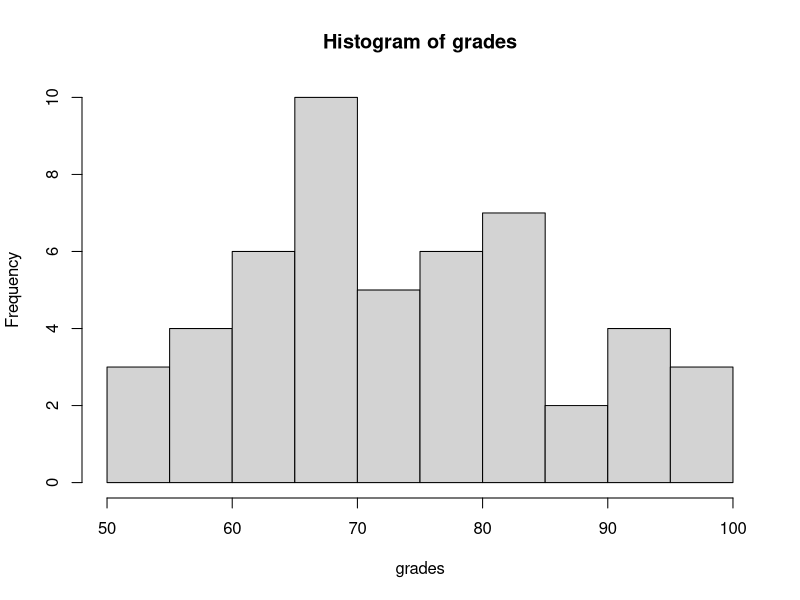
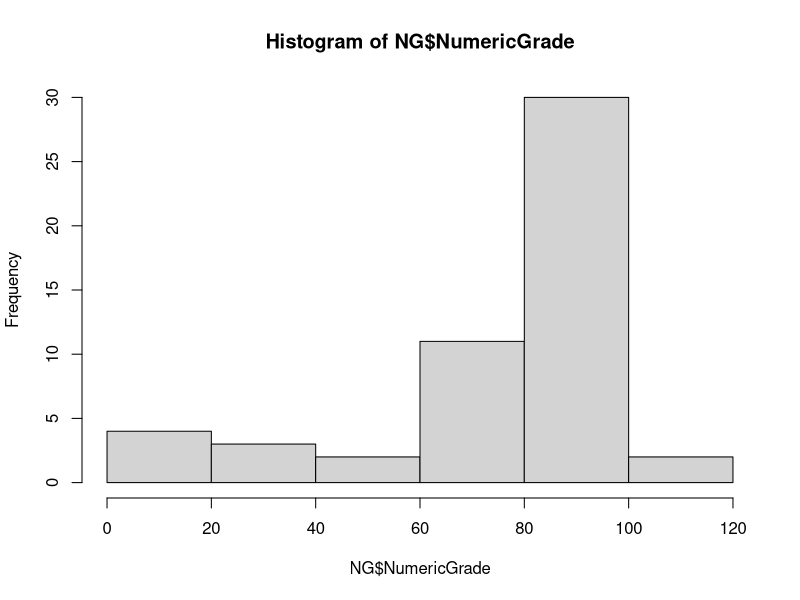

Recreate these plots in R, in order.
# Generated some data
set.seed(131)
# grades <- rnorm(50, 75, 8)
grades <- runif(50, 51, 99)
hist(grades)
# Estimate mean mu and sd sigma
xbar <- mean(grades)
SD <- sd(grades)
c(xbar, SD)
#
LG <- cut(grades, c(-Inf, qnorm(.10, xbar, SD), qnorm(.25, xbar, SD), qnorm(.75, xbar, SD), 
                    qnorm(.90, xbar, SD), Inf), labels = c("F", "D", "C", "B", "A"))
T1 <- table(LG)
T1

chisq.test(T1, p = c(.10, .15, .50, .15, .1))$obs
chisq.test(T1, p = c(.10, .15, .50, .15, .1))$exp
chisq.test(T1, p = c(.10, .15, .50, .15, .1))$stat -> obs_stat
pvalue <- pchisq(obs_stat, 2, lower = FALSE)
pvalue













##########################################
NG <- read.csv("NumericGrades.csv")
summary(NG)
hist(NG$NumericGrade)
xbar <- mean(NG$NumericGrade)
SD <- sd(NG$NumericGrade)
c(xbar, SD)
NG2 <- NG$NumericGrade[NG$NumericGrade >= 40]
xbar2 <- mean(NG2)
SD2 <- sd(NG2)
c(xbar2, SD2)
#############################################
LG <- cut(NG2, c(-Inf, qnorm(.10, xbar2, SD2), qnorm(.25, xbar2, SD2), 
                    qnorm(.75, xbar2, SD2), 
                    qnorm(.90, xbar2, SD2), Inf), labels = c("F", "D", "C", "B", "A"))
T3 <- table(LG)
T3

chisq.test(T3, p = c(.10, .15, .50, .15, .1))$obs
chisq.test(T3, p = c(.10, .15, .50, .15, .1))$exp
chisq.test(T3, p = c(.10, .15, .50, .15, .1))$stat -> obs_stat
pvalue <- pchisq(obs_stat, 2, lower = FALSE)
pvalue
